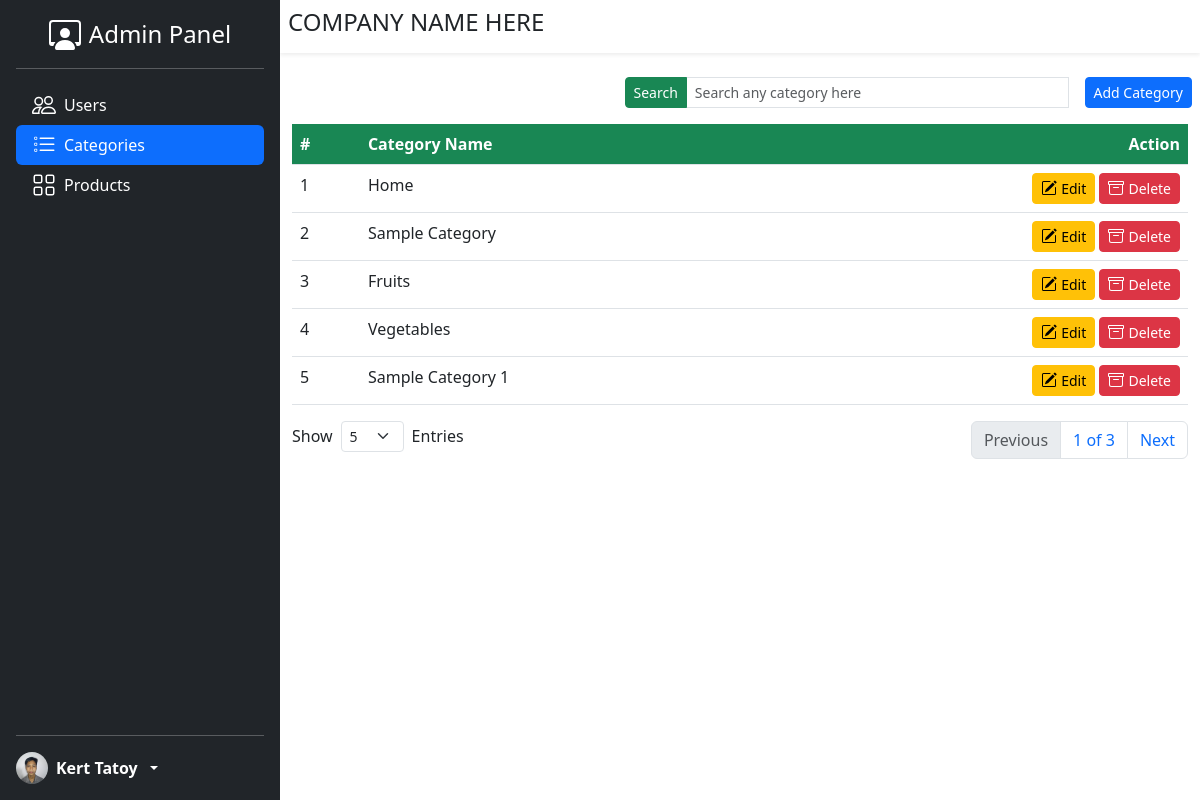
Screenshot of /admin/categories.php (signed in) with the database file from the repository.
### tables this page shows
CREATE TABLE `categories` (
  `id` int(11) NOT NULL,
  `category_name` varchar(255) NOT NULL
);

### admin/categories.php (the view, shortened to what this page needs)
<?php include_once 'includes/header.php'; ?>
<?php include_once 'includes/sidebar.php' ?>
<?php include_once 'includes/content-header.php' ?>
<?php
    $db = new  DbConn();
    $pdo = $db->connect();
    $search = isset($_GET['search']) ? $_GET['search'] : '';
    $sql = 'SELECT COUNT(id) as totalItems FROM categories WHERE category_name like :category_name';
    $stmt = $pdo->prepare($sql);
    $stmt->bindValue(':category_name', '%' . $search . '%');
    $stmt->execute();
    $result = $stmt->fetch();
    $totalItems = $result['totalItems'];
    $itemsPerPage = isset($_GET['entries']) ? $_GET['entries'] : 5;
    $totalPages = ceil($totalItems / $itemsPerPage);
    $currentPage = isset($_GET['page']) ? $_GET['page'] : 1;
    $offset = ($currentPage - 1) * $itemsPerPage;
    $sql = "SELECT * FROM categories WHERE category_name LIKE :category_name ORDER BY id LIMIT $offset, $itemsPerPage";
    $stmt = $pdo->prepare($sql);
    $stmt->bindValue(':category_name', '%' . $search . '%');
    $stmt->execute();
    $result = $stmt->fetchAll();
?>
<div class="content mt-3">
    <div class="row m-0 justify-content-end gx-4 gx-md-3 gy-2">
        <div class="col-md-6">
            <form action="<?php echo $_SERVER['PHP_SELF'] ?>" method="GET">
                <div class="input-group input-group-sm">
                    <button class="btn btn-success">Search</button>
                    <input type="text" name='search' class="form-control shadow-none"
                        placeholder="Search any category here" autocomplete="off" autofocus>
                </div>
            </form>
        </div>
        <div class="col-auto">
            <button class="btn btn-sm btn-primary">Add Category</button>
        </div>
    </div>
    <div class="container-fluid mt-3">
        <div class="table-responsive">
            <table class="table">
                <thead>
                    <tr class="text-bg-success">
                        <th scope="col">#</th>
                        <th scope="col">Category Name</th>
                        <th scope="col" class="text-end">Action</th>
                    </tr>
                </thead>
                <tbody>
                    <?php
                        $counter = 1;
                        foreach ($result as $category) {
                    ?>
                    <tr>
                        <td><?php echo $counter ?></td>
                        <td><?php echo $category['category_name'] ?></td>
                        <td class='text-nowrap text-end'>
                            <button class='btn btn-sm btn-warning d-inline-flex align-items-center gap-1'
                                data-id="<?php echo $category['id'] ?>">
                                <span>Edit</span>
                            </button>
                            <button class='btn btn-sm btn-danger d-inline-flex align-items-center gap-1'>
                                <span>Delete</span>
                            </button>
                        </td>
                    </tr>
                    <?php
                    $counter++;
                        }
                    ?>
                </tbody>
            </table>
        </div>
        <div class="row justify-content-between mb-3 gy-3">
            <div class="col-auto">
                <div class="d-flex align-items-center gap-2">
                    <span>Show</span>
                    <form action="<?php echo $_SERVER['PHP_SELF']; ?>" method="GET">
                        <select class="form-select form-select-sm shadow-none" name="entries"
                            onchange="this.form.submit()">
                            <option <?php if ($itemsPerPage == 5) echo 'selected'; ?> value="5">5</option>
                        </select>
                    </form>
                    <span>Entries</span>
                </div>
            </div>
            <div class="col-auto">
                <ul class="pagination">
                    <?php
                    if ($totalPages > 1) {
                        if($currentPage > 1){
                            $previousPage = $currentPage - 1;
                            echo "<li class='page-item'><a class='page-link text-center' href='?search=$search&page=$previousPage&entries=$itemsPerPage'>Previous</a></li>";
                        }
                        else{
                            echo "<li class='page-item'><a class='page-link text-center disabled'>Previous</a></li>";
                        }
                        echo "<li class='page-item'><span class='page-link text-center'>$currentPage of $totalPages</span></li>";
                        if($currentPage < $totalPages){
                            $nextPage = $currentPage + 1;
                            echo "<li class='page-item'><a class='page-link text-center' href='?search=$search&page=$nextPage&entries=$itemsPerPage'>Next</a></li>";
                        }
                        else{
                            echo " <li class='page-item'><a class='page-link text-center disabled'>Next</a></li>";
                        }
                    }
                     ?>
                </ul>
            </div>
        </div>
    </div>
</div>
<?php include_once 'includes/footer.php'; ?>

### css/style.css (style rules this page uses)
.content { margin-left: 280px; }

### rows the page displays
categories: category_name "Home"
categories: category_name "Sample Category"
categories: category_name "Fruits"
categories: category_name "Vegetables"
categories: category_name "Sample Category 1"

### other values shown
$_SESSION['fullname'] "Kert Tatoy"
$currentPage "1"
$totalPages "3"
